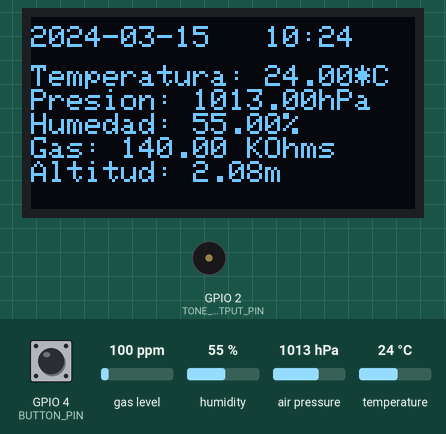
A sketch run on a simulated ESP32. On the bench: 128×64 one-colour display, buzzer (waves = sounding). The test bench sets the inputs (shaded band); at power-on: temperature 24 °C, gas level 100 ppm, humidity 55 %, air pressure 1013 hPa, GPIO 4 (BUTTON_PIN) HIGH. WiFi joins after 1.5 s; servers stay silent unless stated; network time is answered at once with the bench clock; the local clock reads 2024-03-15 10:24:30 at power-on unless the sketch sets it; what the sketch prints to the serial monitor is not drawn.

Above: at 3.7 s.
3.8 s: temperature set to 37.4 °C
At 5.3 s:
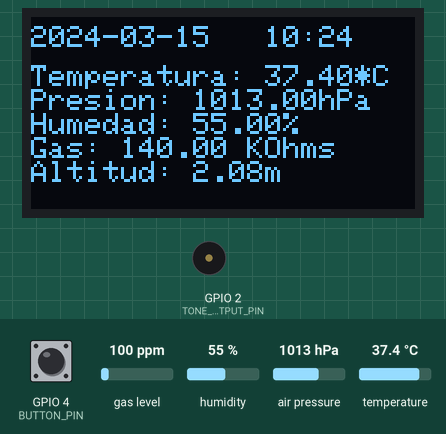
5.6 s: temperature set to 38.4 °C
At 5.88 s:
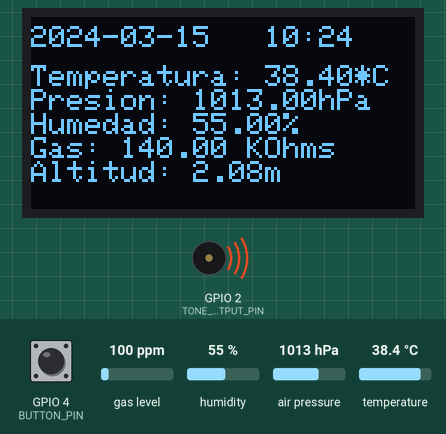
8.3 s: gas level set to 20 ppm
10.0 s: humidity set to 22 %
At 10.44 s:
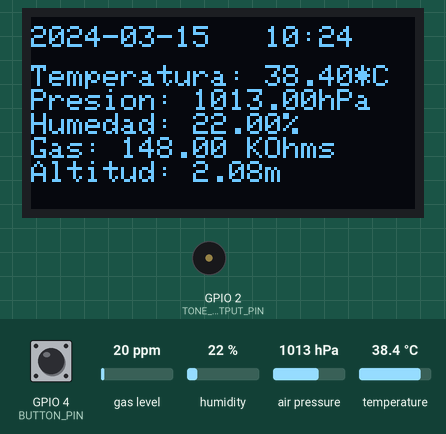
13.3 s: air pressure set to 952 hPa
At 13.81 s:
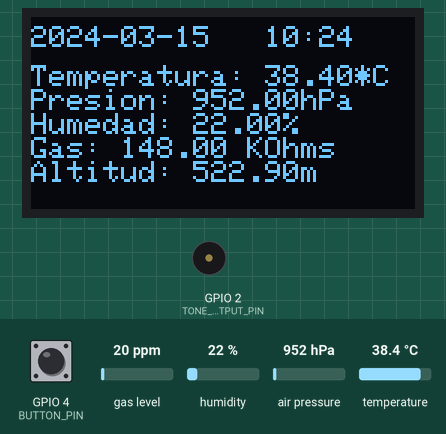
Timing chart, 0 to 16.0 s (numbered marks = the images above; inputs shaded):
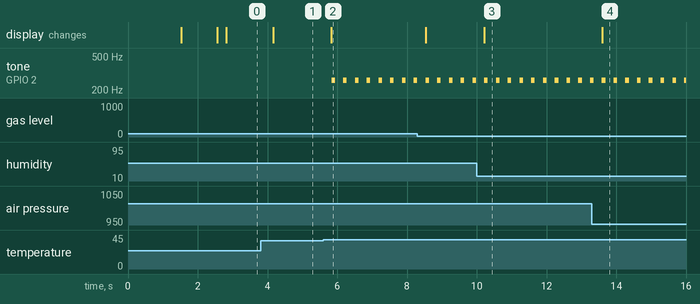

The sketch:

reloj.ino
```cpp
// Librerias para tiempo y WiFi
#include <WiFi.h>
#include <NTPClient.h>
#include <WiFiUdp.h>
#include <AsyncTCP.h>

#include <ESPAsyncWebServer.h>

// Librerias para pantalla OLED
#include <Wire.h>
#include <Adafruit_GFX.h>
#include <Adafruit_SSD1306.h>

// Librerias para sensor BME680
#include <SPI.h>
#include <Adafruit_Sensor.h>
#include "Adafruit_BME680.h"

#define SCREEN_WIDTH 128 // largo de la pantalla OLED, en pixeles
#define SCREEN_HEIGHT 64 // alto de la pantalla OLED, en pixeles

// pins usados para BME680
#define BME_SCK 18
#define BME_MISO 19
#define BME_MOSI 23
#define BME_CS 5

// pin usado para el buzzer piezo
const int TONE_OUTPUT_PIN = 2;

// El ESP32 tiene 16 canales que pueden generar 16 ondas diferentes
// Canal para el tono
const int TONE_PWM_CHANNEL = 0;

#define SEALEVELPRESSURE_HPA (1013.25)

// Declaracion para una pantalla SSD1306 conectada a traves de I2C (SDA, SCL pins)
Adafruit_SSD1306 display(SCREEN_WIDTH, SCREEN_HEIGHT, &Wire, -1);

Adafruit_BME680 bme(BME_CS); // hardware para conexion SPI

#define BUTTON_PIN 4 // Boton conectado al GPIO4
// Variables a cambiar para boton
int lastState = HIGH; // Estado previo del boton
int currentState;     // Estado actual del boton

// Remplazar con las credenciales de tu WiFi
const char* ssid     = "iPhone de Miguel";
const char* password = "narizon237";

// Definir el cliente NTP para obtener el tiempo
WiFiUDP ntpUDP;
NTPClient timeClient(ntpUDP);

// Variables para guardar la fecha y el tiempo
String formattedDate;
String dayStamp;
String timeStamp;

// Variables predefinidas para los valores de los sensores
String temperature = "30.02";
String pressure = "797.06";
String humidity = "40";
String gas = "105.94";
String height = "1980.11";
String button = "LOW";
String alert = "";

// Codigo de la pagina web
const char index_html[] PROGMEM = R"rawliteral(
<!DOCTYPE HTML><html><head>
  <title>Datos de ESP32</title>
  <meta name="viewport" content="width=device-width, initial-scale=1">
  <meta http-equiv="refresh" content="3" >
  </head><body>
  <h2>Datos de la ESP32</h2>
  <h3>Temperatura: %TEMPERATURE% &deg;C</h3>
  <h3>Presion: %PRESSURE% hPa</h3>
  <h3>Humedad: %HUMIDITY% &percnt;</h3>
  <h3>Gas: %GAS% KOhms</h3>
  <h3>Altitud: %ALTITUDE% m</h3>
  <h3>Estado de boton: %BUTTON%</h3>
  <h3>%ALERT%</h3>
</body></html>)rawliteral";

void notFound(AsyncWebServerRequest *request) {
  request->send(404, "text/plain", "Not found");
}

AsyncWebServer server(80);

// Remplaza los valores predeterminados
String processor(const String& var){
  //Serial.println(var);
  if(var == "TEMPERATURE"){
    return temperature;
  }
  else if(var == "PRESSURE"){
    return pressure;
  }
  else if(var == "HUMIDITY"){
    return humidity;
  }
  else if(var == "GAS"){
    return gas;
  }
  else if(var == "ALTITUDE"){
    return height;
  }
  else if(var == "BUTTON"){
    return button;
  }
  else if(var == "ALERT"){
    return alert;
  }
  return String();
}

void setup() {
  // Iniciar el monitor serial
  Serial.begin(115200);
  WiFi.mode(WIFI_STA);
  Serial.print("Conectandose a ");
  Serial.println(ssid);
  WiFi.begin(ssid, password);
  while (WiFi.status() != WL_CONNECTED) {
    delay(500);
    Serial.print(".");
  }
  // Imprimir la IP para iniciar servidor
  Serial.println("");
  Serial.println("WiFi conectado.");
  Serial.println("Direccion IP: ");
  Serial.println(WiFi.localIP());

  // Iniciando un cliente NTP para obtener el tiempo
  timeClient.begin();
  // Definir diferencia de tiempo en segundos para adaptar a zona horaria
  timeClient.setTimeOffset(-18000);

  // Iniciar el boton como una entrada pull-up
  pinMode(BUTTON_PIN, INPUT_PULLUP);

  if (!bme.begin()) {
    Serial.println(F("No se encontro un sensor BME680 valido, ¡Checa el cableado!"));
    while (1);
  }

  if(!display.begin(SSD1306_SWITCHCAPVCC, 0x3C)) { // Direccion 0x3D para 128x64
    Serial.println(F("SSD1306 ubicacion alocada fallo"));
    for(;;);
  }
  delay(1000);
  display.clearDisplay();

  display.setTextSize(1);
  display.setTextColor(WHITE);
  display.setCursor(0, 3);
  // Mostrar texto estatico
  display.println(F("Iniciando..."));
  display.display();

  // Definir un oversampling e iniciacion de filtros
  bme.setTemperatureOversampling(BME680_OS_8X);
  bme.setHumidityOversampling(BME680_OS_2X);
  bme.setPressureOversampling(BME680_OS_4X);
  bme.setIIRFilterSize(BME680_FILTER_SIZE_3);
  bme.setGasHeater(320, 150); // 320*C para 150 ms

  // Enviar pagina web al cliente
  server.on("/", HTTP_GET, [](AsyncWebServerRequest *request){
    request->send_P(200, "text/html", index_html, processor);
  });

  server.onNotFound(notFound);
  server.begin();
}
void loop() {
  while(!timeClient.update()) {
    timeClient.forceUpdate();
  }

  // Datos formateados
  formattedDate = timeClient.getFormattedDate();
  Serial.println(formattedDate);

  // Extraer la fecha
  int splitT = formattedDate.indexOf("T");
  dayStamp = formattedDate.substring(0, splitT);
  Serial.print("FECHA: ");
  Serial.println(dayStamp);
  // Extraer el tiempo
  timeStamp = formattedDate.substring(splitT+1, formattedDate.length()-4);
  Serial.print("HORA: ");
  Serial.println(timeStamp);

  // Leer el estado del switch/boton:
  currentState = digitalRead(BUTTON_PIN);
  if (lastState == LOW && currentState == HIGH) {
    if (button == "HIGH") {
      button = "LOW";
      Serial.println("El estado del boton ha cambiado de HIGH a LOW");
    } else {
      button = "HIGH";
      Serial.println("El estado del boton ha cambiado de LOW a HIGH");
    }
  }
  // Guardar el ultimo estado del boton
  lastState = currentState;

  // Indicar al sensor BME680 que inicie mediciones
    unsigned long endTime = bme.beginReading();
    if (endTime == 0) {
      Serial.println(F("Fallo al comenzar a leer :("));
      return;
  }

  delay(50); // Esto representa trabajo paralelo

  if (!bme.endReading()) {
    Serial.println(F("Fallo al completar lectura :("));
    return;
  }

  // Mostrar datos en la pantalla
  display.clearDisplay();
  display.setCursor(0, 3);

  display.print(dayStamp);
  display.print("   ");
  display.println(timeStamp);

  display.setCursor(0,16);
  display.print(F("Temperatura: "));
  display.print(bme.temperature);
  display.println(F("*C"));
  display.print(F("Presion: "));
  display.print(bme.pressure / 100.0);
  display.println(F("hPa"));
  display.print(F("Humedad: "));
  display.print(bme.humidity);
  display.println(F("%"));
  display.print(F("Gas: "));
  display.print(bme.gas_resistance / 1000.0);
  display.println(F(" KOhms"));
  display.print(F("Altitud: "));
  display.print(bme.readAltitude(SEALEVELPRESSURE_HPA));
  display.println(F("m"));
  display.display();

  Serial.print(F("Temperatura: "));
  Serial.print(bme.temperature);
  Serial.println(F("*C"));
  Serial.print(F("Presion: "));
  Serial.print(bme.pressure / 100.0);
  Serial.println(F("hPa"));
  Serial.print(F("Humedad: "));
  Serial.print(bme.humidity);
  Serial.println(F("%"));
  Serial.print(F("Gas: "));
  Serial.print(bme.gas_resistance / 1000.0);
  Serial.println(F(" KOhms"));
  Serial.print(F("Altitud: "));
  Serial.print(bme.readAltitude(SEALEVELPRESSURE_HPA));
  Serial.println(F("m"));

  temperature = String(bme.temperature);
  pressure = String(bme.pressure / 100.0);
  humidity = String(bme.humidity);
  gas = String(bme.gas_resistance / 1000.0);
  height = String(bme.readAltitude(SEALEVELPRESSURE_HPA));

  // Sonar el piezo si la temperatura excede 38*C
  if (bme.temperature >= 38) {
    ledcAttachPin(TONE_OUTPUT_PIN, TONE_PWM_CHANNEL);
    ledcWriteNote(TONE_PWM_CHANNEL, NOTE_C, 4);

    Serial.println("Alerta la temperatura ha alcanzado los 38*C");
    alert = "Alerta la temperatura ha alcanzado los 38*C";
  } else {
    alert = "";
  }

  delay(100);
  ledcDetachPin(TONE_OUTPUT_PIN);
}
```

Measured:
- the behaviour switches between 37.9 and 38 °C on temperature (found by bisection; images 1 and 2)
- after the input at 3.8 s, the display: changes after 0.36 s (image 1)
- after the input at 5.6 s, tone on GPIO 2 (TONE_OUTPUT_PIN): alternates 261 Hz for 0.10 s and silent for 0.23 s, starting after 0.24 s; the display: changes after 0.23 s (image 2)
- after the input at 10.0 s, the display: changes after 0.22 s (image 3)
- after the input at 13.3 s, the display: changes after 0.29 s (image 4)
